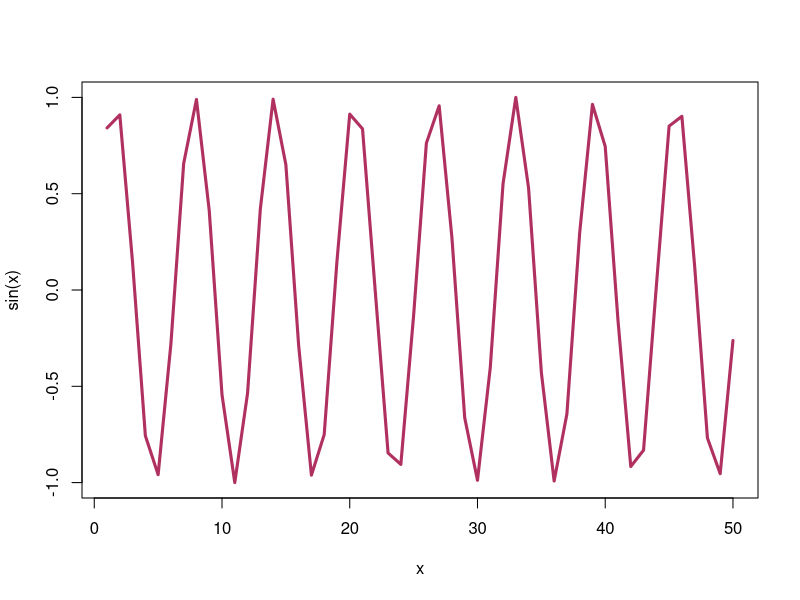

Recreate this plot in R.
#' ---
#' title: "Class 4 Example"
#' author: "Ashley(PID:A17478903)"
#' ---
x <- 1:50
plot(x,sin(x), typ="l", lwd=3, col="maroon")


